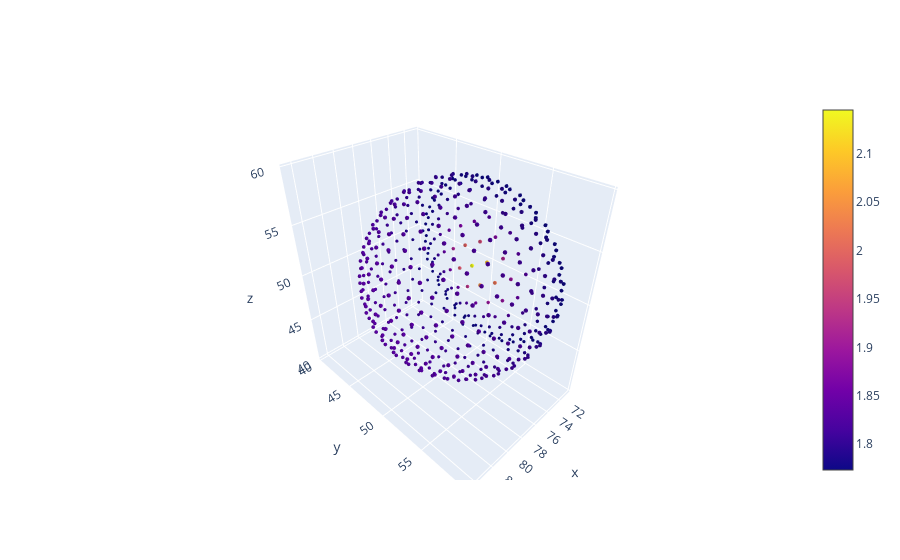

Notebook code for this chart:
### Code cell
fig = go.Figure(data=go.Cone(x=shpere_points[:,0], y=shpere_points[:,1], z=shpere_points[:,2], u=Sphere_Phi[:], v=Sphere_Phi[:], w=Sphere_Phi[:],))
#fig.add_trace(go.Scatter3d(
#        x=Err[:,0], 
#        y=Err[:,1], 
#        z=Err[:,2],
#    ))
fig.show()

### Figure 1 — Plotly figure (JSON) as saved in the notebook; plotly's stock layout.template omitted (floating-point values rounded to 4 significant figures; data arrays with more than 128 entries replaced by an {"elided": "..."} marker saying what was removed)
{"data": [{"type": "cone", "u": {"elided": "500 float values"}, "v": {"elided": "500 float values"}, "w": {"elided": "500 float values"}, "x": {"elided": "500 float values"}, "y": {"elided": "500 float values"}, "z": {"elided": "500 float values"}}], "layout": {}}
